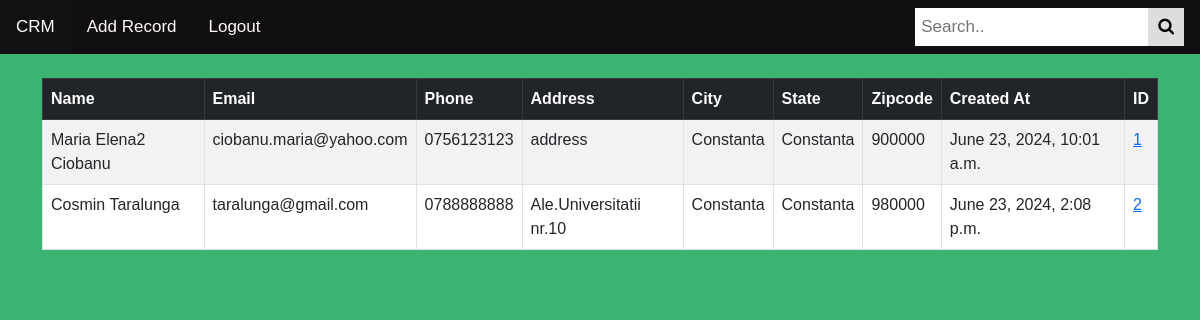
Page / (signed in) on the earlier database version.
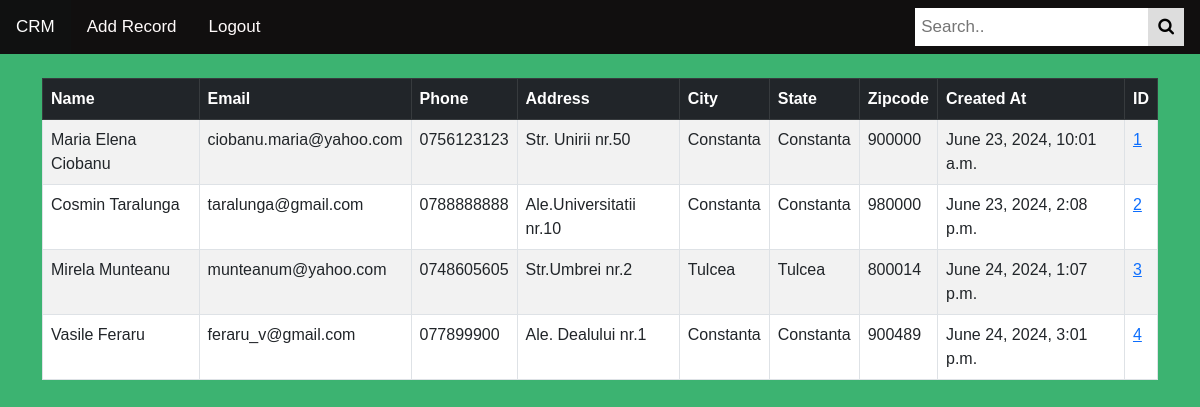
Same page on the later database version.
### crmapp/models.py (models this page shows, shortened)
class Record(models.Model):
	created_at = models.DateTimeField(auto_now_add=True)
	first_name = models.CharField(max_length=50)
	last_name = models.CharField(max_length=50)
	email = models.CharField(max_length=100)
	phone = models.CharField(max_length=15)
	address = models.CharField(max_length=100)
	city = models.CharField(max_length=50)
	state = models.CharField(max_length=50)
	zipcode = models.CharField(max_length=20)

### crmapp/views.py (the view)
# urls.py: path('', views.home, name='home'),
def home(request):
    records = Record.objects.all()
    if request.method == 'POST':
        username = request.POST['username']
        password = request.POST['password']
        user = authenticate(request, username=username, password=password)
        if user is not None:
            login(request, user)
            messages.success(request, "You Have Been Logged In!")
            return redirect('home')
        else:
            messages.success(request, "There Was An Error Logging In, Please Try Again...")
            return redirect('home')
    else:
        return render(request, 'home.html', {'records': records})

### crmapp/templates/home.html (shortened to what this page needs)
{% extends 'base.html' %}
{% block content %}
{% if user.is_authenticated %}
<table class="table table-striped table-hover table-bordered">
  <thead class="table-dark">
    <tr>
      <th scope="col">Name</th>
      <th scope="col">Email</th>
      <th scope="col">Phone</th>
      <th scope="col">Address</th>
      <th scope="col">City</th>
      <th scope="col">State</th>
      <th scope="col">Zipcode</th>
      <th scope="col">Created At</th>
      <th scope="col">ID</th>
    </tr>
  </thead>
  <tbody>
    {% if records %}
	    {% for record in records %}
		<tr>
			<td>{{record.first_name }} {{record.last_name }}</td>
			<td>{{record.email }}</td>
			<td>{{record.phone }}</td>
			<td>{{record.address }}</td>
			<td>{{record.city }}</td>
			<td>{{record.state }}</td>
			<td>{{record.zipcode }}</td>
			<td>{{record.created_at }}</td>
			<td><a href="{% url 'record' record.id %}">{{ record.id }}</a></td>
		</tr>
	{%endfor%}
{% endif %}
  </tbody>
</table>
{% endif %}
</body>
{% endblock %}

Differences in the rows shown:
changed Record "Ciobanu": first_name "Maria Elena2" → "Maria Elena"; address "address" → "Str. Unirii nr.50"
added Record: first_name "Mirela", last_name "Munteanu", email "munteanum@yahoo.com", phone "0748605605", address "Str.Umbrei nr.2", city "Tulcea", state "Tulcea", zipcode "800014", created_at "June 24, 2024, 1:07 p.m.", id "3"
added Record: first_name "Vasile", last_name "Feraru", email "feraru_v@gmail.com", phone "077899900", address "Ale. Dealului nr.1", city "Constanta", state "Constanta", zipcode "900489", created_at "June 24, 2024, 3:01 p.m.", id "4"
